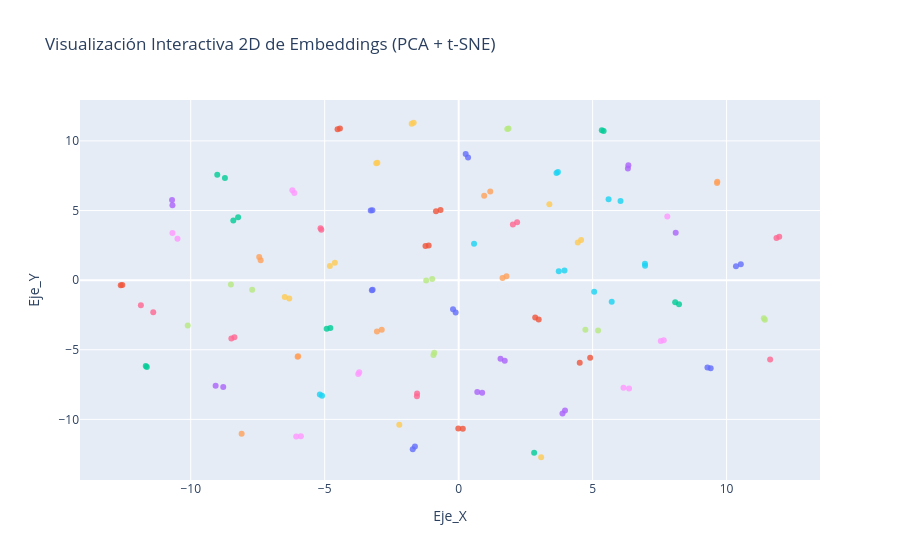

Write notebook code for a chart like this one.
### Code cell
#Hacemos PCA para bajar de 512 a 50 dimensiones 
pca = PCA(n_components=min(50, len(emb_val_ft))) 
emb_pca = pca.fit_transform(emb_val_ft)
#Aplicamos t-SNE para bajar de 50 a 2 dimensiones 
tsne = TSNE(n_components=2, random_state=42, perplexity=35)
emb_2d = tsne.fit_transform(emb_pca)
#Mapeamos cada vector a su nombre real para el cuadro de diálogo flotante
nombres_reales = [nombres_total[i] for i in y_val_ft]
#Creamos un DataFrame con 2 coordenadas
df = pd.DataFrame({
    'Eje_X': emb_2d[:, 0],
    'Eje_Y': emb_2d[:, 1],
    'Persona': nombres_reales
})
#Creamos el gráfico interactivo 2D
fig = px.scatter(
    df, x='Eje_X', y='Eje_Y', 
    color='Persona',    
    hover_name='Persona',    
    title="Visualización Interactiva 2D de Embeddings (PCA + t-SNE)"
)

fig.update_traces(marker=dict(size=6, opacity=0.8))
fig.update_layout(showlegend=False)
fig.show()

### Figure 1 — Plotly figure (JSON) as saved in the notebook; plotly's stock layout.template omitted (floating-point values rounded to 4 significant figures)
{"data": [{"hovertemplate": "<b>%{hovertext}</b><br><br>Persona=Saddam Hussein<br>Eje_X=%{x}<br>Eje_Y=%{y}<extra></extra>", "hovertext": ["Saddam Hussein", "Saddam Hussein"], "legendgroup": "Saddam Hussein", "marker": {"color": "#636efa", "opacity": 0.8, "size": 6, "symbol": "circle"}, "mode": "markers", "name": "Saddam Hussein", "orientation": "v", "showlegend": true, "type": "scatter", "x": [-1.714, -1.633], "xaxis": "x", "y": [-12.14, -11.94], "yaxis": "y"}, {"hovertemplate": "<b>%{hovertext}</b><br><br>Persona=Vicente Fox<br>Eje_X=%{x}<br>Eje_Y=%{y}<extra></extra>", "hovertext": ["Vicente Fox", "Vicente Fox"], "legendgroup": "Vicente Fox", "marker": {"color": "#EF553B", "opacity": 0.8, "size": 6, "symbol": "circle"}, "mode": "markers", "name": "Vicente Fox", "orientation": "v", "showlegend": true, "type": "scatter", "x": [-0.01349, 0.1555], "xaxis": "x", "y": [-10.66, -10.68], "yaxis": "y"}, {"hovertemplate": "<b>%{hovertext}</b><br><br>Persona=Lleyton Hewitt<br>Eje_X=%{x}<br>Eje_Y=%{y}<extra></extra>", "hovertext": ["Lleyton Hewitt", "Lleyton Hewitt"], "legendgroup": "Lleyton Hewitt", "marker": {"color": "#00cc96", "opacity": 0.8, "size": 6, "symbol": "circle"}, "mode": "markers", "name": "Lleyton Hewitt", "orientation": "v", "showlegend": true, "type": "scatter", "x": [-8.411, -8.232], "xaxis": "x", "y": [4.279, 4.52], "yaxis": "y"}, {"hovertemplate": "<b>%{hovertext}</b><br><br>Persona=Naomi Watts<br>Eje_X=%{x}<br>Eje_Y=%{y}<extra></extra>", "hovertext": ["Naomi Watts", "Naomi Watts"], "legendgroup": "Naomi Watts", "marker": {"color": "#ab63fa", "opacity": 0.8, "size": 6, "symbol": "circle"}, "mode": "markers", "name": "Naomi Watts", "orientation": "v", "showlegend": true, "type": "scatter", "x": [-8.788, -9.071], "xaxis": "x", "y": [-7.676, -7.584], "yaxis": "y"}, {"hovertemplate": "<b>%{hovertext}</b><br><br>Persona=Ricardo Lagos<br>Eje_X=%{x}<br>Eje_Y=%{y}<extra></extra>", "hovertext": ["Ricardo Lagos", "Ricardo Lagos"], "legendgroup": "Ricardo Lagos", "marker": {"color": "#FFA15A", "opacity": 0.8, "size": 6, "symbol": "circle"}, "mode": "markers", "name": "Ricardo Lagos", "orientation": "v", "showlegend": true, "type": "scatter", "x": [-3.05, -2.872], "xaxis": "x", "y": [-3.688, -3.562], "yaxis": "y"}, {"hovertemplate": "<b>%{hovertext}</b><br><br>Persona=Atal Bihari Vajpayee<br>Eje_X=%{x}<br>Eje_Y=%{y}<extra></extra>", "hovertext": ["Atal Bihari Vajpayee", "Atal Bihari Vajpayee"], "legendgroup": "Atal Bihari Vajpayee", "marker": {"color": "#19d3f3", "opacity": 0.8, "size": 6, "symbol": "circle"}, "mode": "markers", "name": "Atal Bihari Vajpayee", "orientation": "v", "showlegend": true, "type": "scatter", "x": [3.651, 3.705], "xaxis": "x", "y": [7.69, 7.762], "yaxis": "y"}, {"hovertemplate": "<b>%{hovertext}</b><br><br>Persona=Recep Tayyip Erdogan<br>Eje_X=%{x}<br>Eje_Y=%{y}<extra></extra>", "hovertext": ["Recep Tayyip Erdogan", "Recep Tayyip Erdogan"], "legendgroup": "Recep Tayyip Erdogan", "marker": {"color": "#FF6692", "opacity": 0.8, "size": 6, "symbol": "circle"}, "mode": "markers", "name": "Recep Tayyip Erdogan", "orientation": "v", "showlegend": true, "type": "scatter", "x": [-8.484, -8.37], "xaxis": "x", "y": [-4.183, -4.106], "yaxis": "y"}, {"hovertemplate": "<b>%{hovertext}</b><br><br>Persona=Jeremy Greenstock<br>Eje_X=%{x}<br>Eje_Y=%{y}<extra></extra>", "hovertext": ["Jeremy Greenstock", "Jeremy Greenstock"], "legendgroup": "Jeremy Greenstock", "marker": {"color": "#B6E880", "opacity": 0.8, "size": 6, "symbol": "circle"}, "mode": "markers", "name": "Jeremy Greenstock", "orientation": "v", "showlegend": true, "type": "scatter", "x": [5.204, 4.729], "xaxis": "x", "y": [-3.611, -3.563], "yaxis": "y"}, {"hovertemplate": "<b>%{hovertext}</b><br><br>Persona=George Robertson<br>Eje_X=%{x}<br>Eje_Y=%{y}<extra></extra>", "hovertext": ["George Robertson", "George Robertson"], "legendgroup": "George Robertson", "marker": {"color": "#FF97FF", "opacity": 0.8, "size": 6, "symbol": "circle"}, "mode": "markers", "name": "George Robertson", "orientation": "v", "showlegend": true, "type": "scatter", "x": [-5.889, -6.062], "xaxis": "x", "y": [-11.21, -11.24], "yaxis": "y"}, {"hovertemplate": "<b>%{hovertext}</b><br><br>Persona=Roh Moo-hyun<br>Eje_X=%{x}<br>Eje_Y=%{y}<extra></extra>", "hovertext": ["Roh Moo-hyun", "Roh Moo-hyun"], "legendgroup": "Roh Moo-hyun", "marker": {"color": "#FECB52", "opacity": 0.8, "size": 6, "symbol": "circle"}, "mode": "markers", "name": "Roh Moo-hyun", "orientation": "v", "showlegend": true, "type": "scatter", "x": [-1.68, -1.753], "xaxis": "x", "y": [11.31, 11.23], "yaxis": "y"}, {"hovertemplate": "<b>%{hovertext}</b><br><br>Persona=Michael Bloomberg<br>Eje_X=%{x}<br>Eje_Y=%{y}<extra></extra>", "hovertext": ["Michael Bloomberg", "Michael Bloomberg"], "legendgroup": "Michael Bloomberg", "marker": {"color": "#636efa", "opacity": 0.8, "size": 6, "symbol": "circle"}, "mode": "markers", "name": "Michael Bloomberg", "orientation": "v", "showlegend": true, "type": "scatter", "x": [-3.24, -3.211], "xaxis": "x", "y": [-0.7274, -0.6969], "yaxis": "y"}, {"hovertemplate": "<b>%{hovertext}</b><br><br>Persona=Junichiro Koizumi<br>Eje_X=%{x}<br>Eje_Y=%{y}<extra></extra>", "hovertext": ["Junichiro Koizumi", "Junichiro Koizumi"], "legendgroup": "Junichiro Koizumi", "marker": {"color": "#EF553B", "opacity": 0.8, "size": 6, "symbol": "circle"}, "mode": "markers", "name": "Junichiro Koizumi", "orientation": "v", "showlegend": true, "type": "scatter", "x": [-4.43, -4.52], "xaxis": "x", "y": [10.89, 10.84], "yaxis": "y"}, {"hovertemplate": "<b>%{hovertext}</b><br><br>Persona=Ariel Sharon<br>Eje_X=%{x}<br>Eje_Y=%{y}<extra></extra>", "hovertext": ["Ariel Sharon", "Ariel Sharon"], "legendgroup": "Ariel Sharon", "marker": {"color": "#00cc96", "opacity": 0.8, "size": 6, "symbol": "circle"}, "mode": "markers", "name": "Ariel Sharon", "orientation": "v", "showlegend": true, "type": "scatter", "x": [-4.789, -4.926], "xaxis": "x", "y": [-3.44, -3.497], "yaxis": "y"}, {"hovertemplate": "<b>%{hovertext}</b><br><br>Persona=Carlos Menem<br>Eje_X=%{x}<br>Eje_Y=%{y}<extra></extra>", "hovertext": ["Carlos Menem", "Carlos Menem"], "legendgroup": "Carlos Menem", "marker": {"color": "#ab63fa", "opacity": 0.8, "size": 6, "symbol": "circle"}, "mode": "markers", "name": "Carlos Menem", "orientation": "v", "showlegend": true, "type": "scatter", "x": [3.969, 3.876], "xaxis": "x", "y": [-9.357, -9.58], "yaxis": "y"}, {"hovertemplate": "<b>%{hovertext}</b><br><br>Persona=Colin Powell<br>Eje_X=%{x}<br>Eje_Y=%{y}<extra></extra>", "hovertext": ["Colin Powell", "Colin Powell"], "legendgroup": "Colin Powell", "marker": {"color": "#FFA15A", "opacity": 0.8, "size": 6, "symbol": "circle"}, "mode": "markers", "name": "Colin Powell", "orientation": "v", "showlegend": true, "type": "scatter", "x": [1.179, 0.9522], "xaxis": "x", "y": [6.363, 6.07], "yaxis": "y"}, {"hovertemplate": "<b>%{hovertext}</b><br><br>Persona=Hugo Chavez<br>Eje_X=%{x}<br>Eje_Y=%{y}<extra></extra>", "hovertext": ["Hugo Chavez", "Hugo Chavez"], "legendgroup": "Hugo Chavez", "marker": {"color": "#19d3f3", "opacity": 0.8, "size": 6, "symbol": "circle"}, "mode": "markers", "name": "Hugo Chavez", "orientation": "v", "showlegend": true, "type": "scatter", "x": [-5.182, -5.098], "xaxis": "x", "y": [-8.206, -8.31], "yaxis": "y"}, {"hovertemplate": "<b>%{hovertext}</b><br><br>Persona=Jack Straw<br>Eje_X=%{x}<br>Eje_Y=%{y}<extra></extra>", "hovertext": ["Jack Straw", "Jack Straw"], "legendgroup": "Jack Straw", "marker": {"color": "#FF6692", "opacity": 0.8, "size": 6, "symbol": "circle"}, "mode": "markers", "name": "Jack Straw", "orientation": "v", "showlegend": true, "type": "scatter", "x": [2.181, 2.023], "xaxis": "x", "y": [4.153, 4.0], "yaxis": "y"}, {"hovertemplate": "<b>%{hovertext}</b><br><br>Persona=Jose Maria Aznar<br>Eje_X=%{x}<br>Eje_Y=%{y}<extra></extra>", "hovertext": ["Jose Maria Aznar", "Jose Maria Aznar"], "legendgroup": "Jose Maria Aznar", "marker": {"color": "#B6E880", "opacity": 0.8, "size": 6, "symbol": "circle"}, "mode": "markers", "name": "Jose Maria Aznar", "orientation": "v", "showlegend": true, "type": "scatter", "x": [11.43, 11.39], "xaxis": "x", "y": [-2.847, -2.74], "yaxis": "y"}, {"hovertemplate": "<b>%{hovertext}</b><br><br>Persona=Tiger Woods<br>Eje_X=%{x}<br>Eje_Y=%{y}<extra></extra>", "hovertext": ["Tiger Woods", "Tiger Woods"], "legendgroup": "Tiger Woods", "marker": {"color": "#FF97FF", "opacity": 0.8, "size": 6, "symbol": "circle"}, "mode": "markers", "name": "Tiger Woods", "orientation": "v", "showlegend": true, "type": "scatter", "x": [-10.68, -10.49], "xaxis": "x", "y": [3.387, 2.971], "yaxis": "y"}, {"hovertemplate": "<b>%{hovertext}</b><br><br>Persona=Igor Ivanov<br>Eje_X=%{x}<br>Eje_Y=%{y}<extra></extra>", "hovertext": ["Igor Ivanov", "Igor Ivanov"], "legendgroup": "Igor Ivanov", "marker": {"color": "#FECB52", "opacity": 0.8, "size": 6, "symbol": "circle"}, "mode": "markers", "name": "Igor Ivanov", "orientation": "v", "showlegend": true, "type": "scatter", "x": [-6.322, -6.49], "xaxis": "x", "y": [-1.317, -1.21], "yaxis": "y"}, {"hovertemplate": "<b>%{hovertext}</b><br><br>Persona=Winona Ryder<br>Eje_X=%{x}<br>Eje_Y=%{y}<extra></extra>", "hovertext": ["Winona Ryder", "Winona Ryder"], "legendgroup": "Winona Ryder", "marker": {"color": "#636efa", "opacity": 0.8, "size": 6, "symbol": "circle"}, "mode": "markers", "name": "Winona Ryder", "orientation": "v", "showlegend": true, "type": "scatter", "x": [9.406, 9.285], "xaxis": "x", "y": [-6.326, -6.278], "yaxis": "y"}, {"hovertemplate": "<b>%{hovertext}</b><br><br>Persona=Jennifer Lopez<br>Eje_X=%{x}<br>Eje_Y=%{y}<extra></extra>", "hovertext": ["Jennifer Lopez", "Jennifer Lopez"], "legendgroup": "Jennifer Lopez", "marker": {"color": "#EF553B", "opacity": 0.8, "size": 6, "symbol": "circle"}, "mode": "markers", "name": "Jennifer Lopez", "orientation": "v", "showlegend": true, "type": "scatter", "x": [-12.61, -12.55], "xaxis": "x", "y": [-0.3724, -0.3425], "yaxis": "y"}, {"hovertemplate": "<b>%{hovertext}</b><br><br>Persona=Serena Williams<br>Eje_X=%{x}<br>Eje_Y=%{y}<extra></extra>", "hovertext": ["Serena Williams", "Serena Williams"], "legendgroup": "Serena Williams", "marker": {"color": "#00cc96", "opacity": 0.8, "size": 6, "symbol": "circle"}, "mode": "markers", "name": "Serena Williams", "orientation": "v", "showlegend": true, "type": "scatter", "x": [5.342, 5.411], "xaxis": "x", "y": [10.77, 10.7], "yaxis": "y"}, {"hovertemplate": "<b>%{hovertext}</b><br><br>Persona=Gerhard Schroeder<br>Eje_X=%{x}<br>Eje_Y=%{y}<extra></extra>", "hovertext": ["Gerhard Schroeder", "Gerhard Schroeder"], "legendgroup": "Gerhard Schroeder", "marker": {"color": "#ab63fa", "opacity": 0.8, "size": 6, "symbol": "circle"}, "mode": "markers", "name": "Gerhard Schroeder", "orientation": "v", "showlegend": true, "type": "scatter", "x": [1.719, 1.562], "xaxis": "x", "y": [-5.785, -5.652], "yaxis": "y"}, {"hovertemplate": "<b>%{hovertext}</b><br><br>Persona=Jennifer Capriati<br>Eje_X=%{x}<br>Eje_Y=%{y}<extra></extra>", "hovertext": ["Jennifer Capriati", "Jennifer Capriati"], "legendgroup": "Jennifer Capriati", "marker": {"color": "#FFA15A", "opacity": 0.8, "size": 6, "symbol": "circle"}, "mode": "markers", "name": "Jennifer Capriati", "orientation": "v", "showlegend": true, "type": "scatter", "x": [1.785, 1.637], "xaxis": "x", "y": [0.2727, 0.1467], "yaxis": "y"}, {"hovertemplate": "<b>%{hovertext}</b><br><br>Persona=Luiz Inacio Lula da Silva<br>Eje_X=%{x}<br>Eje_Y=%{y}<extra></extra>", "hovertext": ["Luiz Inacio Lula da Silva", "Luiz Inacio Lula da Silva"], "legendgroup": "Luiz Inacio Lula da Silva", "marker": {"color": "#19d3f3", "opacity": 0.8, "size": 6, "symbol": "circle"}, "mode": "markers", "name": "Luiz Inacio Lula da Silva", "orientation": "v", "showlegend": true, "type": "scatter", "x": [6.042, 5.595], "xaxis": "x", "y": [5.684, 5.803], "yaxis": "y"}, {"hovertemplate": "<b>%{hovertext}</b><br><br>Persona=Angelina Jolie<br>Eje_X=%{x}<br>Eje_Y=%{y}<extra></extra>", "hovertext": ["Angelina Jolie", "Angelina Jolie"], "legendgroup": "Angelina Jolie", "marker": {"color": "#FF6692", "opacity": 0.8, "size": 6, "symbol": "circle"}, "mode": "markers", "name": "Angelina Jolie", "orientation": "v", "showlegend": true, "type": "scatter", "x": [-11.4, -11.86], "xaxis": "x", "y": [-2.306, -1.801], "yaxis": "y"}, {"hovertemplate": "<b>%{hovertext}</b><br><br>Persona=Megawati Sukarnoputri<br>Eje_X=%{x}<br>Eje_Y=%{y}<extra></extra>", "hovertext": ["Megawati Sukarnoputri", "Megawati Sukarnoputri"], "legendgroup": "Megawati Sukarnoputri", "marker": {"color": "#B6E880", "opacity": 0.8, "size": 6, "symbol": "circle"}, "mode": "markers", "name": "Megawati Sukarnoputri", "orientation": "v", "showlegend": true, "type": "scatter", "x": [1.859, 1.813], "xaxis": "x", "y": [10.89, 10.85], "yaxis": "y"}, {"hovertemplate": "<b>%{hovertext}</b><br><br>Persona=Nestor Kirchner<br>Eje_X=%{x}<br>Eje_Y=%{y}<extra></extra>", "hovertext": ["Nestor Kirchner", "Nestor Kirchner"], "legendgroup": "Nestor Kirchner", "marker": {"color": "#FF97FF", "opacity": 0.8, "size": 6, "symbol": "circle"}, "mode": "markers", "name": "Nestor Kirchner", "orientation": "v", "showlegend": true, "type": "scatter", "x": [7.545, 7.655], "xaxis": "x", "y": [-4.363, -4.31], "yaxis": "y"}, {"hovertemplate": "<b>%{hovertext}</b><br><br>Persona=Mahmoud Abbas<br>Eje_X=%{x}<br>Eje_Y=%{y}<extra></extra>", "hovertext": ["Mahmoud Abbas", "Mahmoud Abbas"], "legendgroup": "Mahmoud Abbas", "marker": {"color": "#FECB52", "opacity": 0.8, "size": 6, "symbol": "circle"}, "mode": "markers", "name": "Mahmoud Abbas", "orientation": "v", "showlegend": true, "type": "scatter", "x": [-2.216, 3.385], "xaxis": "x", "y": [-10.4, 5.451], "yaxis": "y"}, {"hovertemplate": "<b>%{hovertext}</b><br><br>Persona=Hans Blix<br>Eje_X=%{x}<br>Eje_Y=%{y}<extra></extra>", "hovertext": ["Hans Blix", "Hans Blix"], "legendgroup": "Hans Blix", "marker": {"color": "#636efa", "opacity": 0.8, "size": 6, "symbol": "circle"}, "mode": "markers", "name": "Hans Blix", "orientation": "v", "showlegend": true, "type": "scatter", "x": [-0.1122, -0.2109], "xaxis": "x", "y": [-2.318, -2.087], "yaxis": "y"}, {"hovertemplate": "<b>%{hovertext}</b><br><br>Persona=Gray Davis<br>Eje_X=%{x}<br>Eje_Y=%{y}<extra></extra>", "hovertext": ["Gray Davis", "Gray Davis"], "legendgroup": "Gray Davis", "marker": {"color": "#EF553B", "opacity": 0.8, "size": 6, "symbol": "circle"}, "mode": "markers", "name": "Gray Davis", "orientation": "v", "showlegend": true, "type": "scatter", "x": [-1.12, -1.238], "xaxis": "x", "y": [2.491, 2.462], "yaxis": "y"}, {"hovertemplate": "<b>%{hovertext}</b><br><br>Persona=Jennifer Aniston<br>Eje_X=%{x}<br>Eje_Y=%{y}<extra></extra>", "hovertext": ["Jennifer Aniston", "Jennifer Aniston"], "legendgroup": "Jennifer Aniston", "marker": {"color": "#00cc96", "opacity": 0.8, "size": 6, "symbol": "circle"}, "mode": "markers", "name": "Jennifer Aniston", "orientation": "v", "showlegend": true, "type": "scatter", "x": [-11.64, -11.68], "xaxis": "x", "y": [-6.241, -6.175], "yaxis": "y"}, {"hovertemplate": "<b>%{hovertext}</b><br><br>Persona=George W Bush<br>Eje_X=%{x}<br>Eje_Y=%{y}<extra></extra>", "hovertext": ["George W Bush", "George W Bush"], "legendgroup": "George W Bush", "marker": {"color": "#ab63fa", "opacity": 0.8, "size": 6, "symbol": "circle"}, "mode": "markers", "name": "George W Bush", "orientation": "v", "showlegend": true, "type": "scatter", "x": [0.8771, 0.6942], "xaxis": "x", "y": [-8.09, -8.038], "yaxis": "y"}, {"hovertemplate": "<b>%{hovertext}</b><br><br>Persona=John Negroponte<br>Eje_X=%{x}<br>Eje_Y=%{y}<extra></extra>", "hovertext": ["John Negroponte", "John Negroponte"], "legendgroup": "John Negroponte", "marker": {"color": "#FFA15A", "opacity": 0.8, "size": 6, "symbol": "circle"}, "mode": "markers", "name": "John Negroponte", "orientation": "v", "showlegend": true, "type": "scatter", "x": [-5.993, -6.011], "xaxis": "x", "y": [-5.46, -5.496], "yaxis": "y"}, {"hovertemplate": "<b>%{hovertext}</b><br><br>Persona=Lindsay Davenport<br>Eje_X=%{x}<br>Eje_Y=%{y}<extra></extra>", "hovertext": ["Lindsay Davenport", "Lindsay Davenport"], "legendgroup": "Lindsay Davenport", "marker": {"color": "#19d3f3", "opacity": 0.8, "size": 6, "symbol": "circle"}, "mode": "markers", "name": "Lindsay Davenport", "orientation": "v", "showlegend": true, "type": "scatter", "x": [3.95, 3.737], "xaxis": "x", "y": [0.6955, 0.6472], "yaxis": "y"}, {"hovertemplate": "<b>%{hovertext}</b><br><br>Persona=Andre Agassi<br>Eje_X=%{x}<br>Eje_Y=%{y}<extra></extra>", "hovertext": ["Andre Agassi", "Andre Agassi"], "legendgroup": "Andre Agassi", "marker": {"color": "#FF6692", "opacity": 0.8, "size": 6, "symbol": "circle"}, "mode": "markers", "name": "Andre Agassi", "orientation": "v", "showlegend": true, "type": "scatter", "x": [11.86, 11.97], "xaxis": "x", "y": [3.026, 3.121], "yaxis": "y"}, {"hovertemplate": "<b>%{hovertext}</b><br><br>Persona=Alvaro Uribe<br>Eje_X=%{x}<br>Eje_Y=%{y}<extra></extra>", "hovertext": ["Alvaro Uribe", "Alvaro Uribe"], "legendgroup": "Alvaro Uribe", "marker": {"color": "#B6E880", "opacity": 0.8, "size": 6, "symbol": "circle"}, "mode": "markers", "name": "Alvaro Uribe", "orientation": "v", "showlegend": true, "type": "scatter", "x": [-8.501, -7.708], "xaxis": "x", "y": [-0.3206, -0.6887], "yaxis": "y"}, {"hovertemplate": "<b>%{hovertext}</b><br><br>Persona=Jean Chretien<br>Eje_X=%{x}<br>Eje_Y=%{y}<extra></extra>", "hovertext": ["Jean Chretien", "Jean Chretien"], "legendgroup": "Jean Chretien", "marker": {"color": "#FF97FF", "opacity": 0.8, "size": 6, "symbol": "circle"}, "mode": "markers", "name": "Jean Chretien", "orientation": "v", "showlegend": true, "type": "scatter", "x": [6.359, 6.152], "xaxis": "x", "y": [-7.779, -7.731], "yaxis": "y"}, {"hovertemplate": "<b>%{hovertext}</b><br><br>Persona=Amelie Mauresmo<br>Eje_X=%{x}<br>Eje_Y=%{y}<extra></extra>", "hovertext": ["Amelie Mauresmo", "Amelie Mauresmo"], "legendgroup": "Amelie Mauresmo", "marker": {"color": "#FECB52", "opacity": 0.8, "size": 6, "symbol": "circle"}, "mode": "markers", "name": "Amelie Mauresmo", "orientation": "v", "showlegend": true, "type": "scatter", "x": [4.447, 4.571], "xaxis": "x", "y": [2.702, 2.893], "yaxis": "y"}, {"hovertemplate": "<b>%{hovertext}</b><br><br>Persona=Jiang Zemin<br>Eje_X=%{x}<br>Eje_Y=%{y}<extra></extra>", "hovertext": ["Jiang Zemin", "Jiang Zemin"], "legendgroup": "Jiang Zemin", "marker": {"color": "#636efa", "opacity": 0.8, "size": 6, "symbol": "circle"}, "mode": "markers", "name": "Jiang Zemin", "orientation": "v", "showlegend": true, "type": "scatter", "x": [0.263, 0.3508], "xaxis": "x", "y": [9.067, 8.814], "yaxis": "y"}, {"hovertemplate": "<b>%{hovertext}</b><br><br>Persona=Tom Ridge<br>Eje_X=%{x}<br>Eje_Y=%{y}<extra></extra>", "hovertext": ["Tom Ridge", "Tom Ridge"], "legendgroup": "Tom Ridge", "marker": {"color": "#EF553B", "opacity": 0.8, "size": 6, "symbol": "circle"}, "mode": "markers", "name": "Tom Ridge", "orientation": "v", "showlegend": true, "type": "scatter", "x": [2.857, 2.986], "xaxis": "x", "y": [-2.689, -2.832], "yaxis": "y"}, {"hovertemplate": "<b>%{hovertext}</b><br><br>Persona=Juan Carlos Ferrero<br>Eje_X=%{x}<br>Eje_Y=%{y}<extra></extra>", "hovertext": ["Juan Carlos Ferrero", "Juan Carlos Ferrero"], "legendgroup": "Juan Carlos Ferrero", "marker": {"color": "#00cc96", "opacity": 0.8, "size": 6, "symbol": "circle"}, "mode": "markers", "name": "Juan Carlos Ferrero", "orientation": "v", "showlegend": true, "type": "scatter", "x": [-8.724, -9.01], "xaxis": "x", "y": [7.343, 7.57], "yaxis": "y"}, {"hovertemplate": "<b>%{hovertext}</b><br><br>Persona=Kofi Annan<br>Eje_X=%{x}<br>Eje_Y=%{y}<extra></extra>", "hovertext": ["Kofi Annan", "Kofi Annan"], "legendgroup": "Kofi Annan", "marker": {"color": "#ab63fa", "opacity": 0.8, "size": 6, "symbol": "circle"}, "mode": "markers", "name": "Kofi Annan", "orientation": "v", "showlegend": true, "type": "scatter", "x": [6.316, 6.334], "xaxis": "x", "y": [8.02, 8.251], "yaxis": "y"}, {"hovertemplate": "<b>%{hovertext}</b><br><br>Persona=Vladimir Putin<br>Eje_X=%{x}<br>Eje_Y=%{y}<extra></extra>", "hovertext": ["Vladimir Putin", "Vladimir Putin"], "legendgroup": "Vladimir Putin", "marker": {"color": "#FFA15A", "opacity": 0.8, "size": 6, "symbol": "circle"}, "mode": "markers", "name": "Vladimir Putin", "orientation": "v", "showlegend": true, "type": "scatter", "x": [-7.39, -7.445], "xaxis": "x", "y": [1.424, 1.66], "yaxis": "y"}, {"hovertemplate": "<b>%{hovertext}</b><br><br>Persona=Gloria Macapagal Arroyo<br>Eje_X=%{x}<br>Eje_Y=%{y}<extra></extra>", "hovertext": ["Gloria Macapagal Arroyo", "Gloria Macapagal Arroyo"], "legendgroup": "Gloria Macapagal Arroyo", "marker": {"color": "#19d3f3", "opacity": 0.8, "size": 6, "symbol": "circle"}, "mode": "markers", "name": "Gloria Macapagal Arroyo", "orientation": "v", "showlegend": true, "type": "scatter", "x": [6.956, 6.953], "xaxis": "x", "y": [1.034, 1.183], "yaxis": "y"}, {"hovertemplate": "<b>%{hovertext}</b><br><br>Persona=Donald Rumsfeld<br>Eje_X=%{x}<br>Eje_Y=%{y}<extra></extra>", "hovertext": ["Donald Rumsfeld", "Donald Rumsfeld"], "legendgroup": "Donald Rumsfeld", "marker": {"color": "#FF6692", "opacity": 0.8, "size": 6, "symbol": "circle"}, "mode": "markers", "name": "Donald Rumsfeld", "orientation": "v", "showlegend": true, "type": "scatter", "x": [-5.126, -5.157], "xaxis": "x", "y": [3.614, 3.731], "yaxis": "y"}, {"hovertemplate": "<b>%{hovertext}</b><br><br>Persona=Tony Blair<br>Eje_X=%{x}<br>Eje_Y=%{y}<extra></extra>", "hovertext": ["Tony Blair", "Tony Blair"], "legendgroup": "Tony Blair", "marker": {"color": "#B6E880", "opacity": 0.8, "size": 6, "symbol": "circle"}, "mode": "markers", "name": "Tony Blair", "orientation": "v", "showlegend": true, "type": "scatter", "x": [-0.9879, -1.213], "xaxis": "x", "y": [0.08691, -0.02606], "yaxis": "y"}, {"hovertemplate": "<b>%{hovertext}</b><br><br>Persona=David Beckham<br>Eje_X=%{x}<br>Eje_Y=%{y}<extra></extra>", "hovertext": ["David Beckham", "David Beckham"], "legendgroup": "David Beckham", "marker": {"color": "#FF97FF", "opacity": 0.8, "size": 6, "symbol": "circle"}, "mode": "markers", "name": "David Beckham", "orientation": "v", "showlegend": true, "type": "scatter", "x": [-6.207, -6.132], "xaxis": "x", "y": [6.454, 6.269], "yaxis": "y"}, {"hovertemplate": "<b>%{hovertext}</b><br><br>Persona=Silvio Berlusconi<br>Eje_X=%{x}<br>Eje_Y=%{y}<extra></extra>", "hovertext": ["Silvio Berlusconi", "Silvio Berlusconi"], "legendgroup": "Silvio Berlusconi", "marker": {"color": "#FECB52", "opacity": 0.8, "size": 6, "symbol": "circle"}, "mode": "markers", "name": "Silvio Berlusconi", "orientation": "v", "showlegend": true, "type": "scatter", "x": [-4.807, -4.62], "xaxis": "x", "y": [1.01, 1.251], "yaxis": "y"}, {"hovertemplate": "<b>%{hovertext}</b><br><br>Persona=Hamid Karzai<br>Eje_X=%{x}<br>Eje_Y=%{y}<extra></extra>", "hovertext": ["Hamid Karzai", "Hamid Karzai"], "legendgroup": "Hamid Karzai", "marker": {"color": "#636efa", "opacity": 0.8, "size": 6, "symbol": "circle"}, "mode": "markers", "name": "Hamid Karzai", "orientation": "v", "showlegend": true, "type": "scatter", "x": [10.53, 10.35], "xaxis": "x", "y": [1.148, 1.006], "yaxis": "y"}, {"hovertemplate": "<b>%{hovertext}</b><br><br>Persona=Bill Clinton<br>Eje_X=%{x}<br>Eje_Y=%{y}<extra></extra>", "hovertext": ["Bill Clinton", "Bill Clinton"], "legendgroup": "Bill Clinton", "marker": {"color": "#EF553B", "opacity": 0.8, "size": 6, "symbol": "circle"}, "mode": "markers", "name": "Bill Clinton", "orientation": "v", "showlegend": true, "type": "scatter", "x": [-0.6782, -0.8462], "xaxis": "x", "y": [5.043, 4.943], "yaxis": "y"}, {"hovertemplate": "<b>%{hovertext}</b><br><br>Persona=Rudolph Giuliani<br>Eje_X=%{x}<br>Eje_Y=%{y}<extra></extra>", "hovertext": ["Rudolph Giuliani", "Rudolph Giuliani"], "legendgroup": "Rudolph Giuliani", "marker": {"color": "#00cc96", "opacity": 0.8, "size": 6, "symbol": "circle"}, "mode": "markers", "name": "Rudolph Giuliani", "orientation": "v", "showlegend": true, "type": "scatter", "x": [8.081, 8.224], "xaxis": "x", "y": [-1.585, -1.736], "yaxis": "y"}, {"hovertemplate": "<b>%{hovertext}</b><br><br>Persona=Guillermo Coria<br>Eje_X=%{x}<br>Eje_Y=%{y}<extra></extra>", "hovertext": ["Guillermo Coria", "Guillermo Coria"], "legendgroup": "Guillermo Coria", "marker": {"color": "#ab63fa", "opacity": 0.8, "size": 6, "symbol": "circle"}, "mode": "markers", "name": "Guillermo Coria", "orientation": "v", "showlegend": true, "type": "scatter", "x": [-10.7, -10.68], "xaxis": "x", "y": [5.759, 5.375], "yaxis": "y"}, {"hovertemplate": "<b>%{hovertext}</b><br><br>Persona=Pete Sampras<br>Eje_X=%{x}<br>Eje_Y=%{y}<extra></extra>", "hovertext": ["Pete Sampras", "Pete Sampras"], "legendgroup": "Pete Sampras", "marker": {"color": "#FFA15A", "opacity": 0.8, "size": 6, "symbol": "circle"}, "mode": "markers", "name": "Pete Sampras", "orientation": "v", "showlegend": true, "type": "scatter", "x": [9.645, 9.653], "xaxis": "x", "y": [6.978, 7.069], "yaxis": "y"}, {"hovertemplate": "<b>%{hovertext}</b><br><br>Persona=Arnold Schwarzenegger<br>Eje_X=%{x}<br>Eje_Y=%{y}<extra></extra>", "hovertext": ["Arnold Schwarzenegger", "Arnold Schwarzenegger"], "legendgroup": "Arnold Schwarzenegger", "marker": {"color": "#19d3f3", "opacity": 0.8, "size": 6, "symbol": "circle"}, "mode": "markers", "name": "Arnold Schwarzenegger", "orientation": "v", "showlegend": true, "type": "scatter", "x": [5.712, 5.058], "xaxis": "x", "y": [-1.543, -0.8389], "yaxis": "y"}, {"hovertemplate": "<b>%{hovertext}</b><br><br>Persona=Paul Bremer<br>Eje_X=%{x}<br>Eje_Y=%{y}<extra></extra>", "hovertext": ["Paul Bremer", "Paul Bremer"], "legendgroup": "Paul Bremer", "marker": {"color": "#FF6692", "opacity": 0.8, "size": 6, "symbol": "circle"}, "mode": "markers", "name": "Paul Bremer", "orientation": "v", "showlegend": true, "type": "scatter", "x": [-1.558, -1.552], "xaxis": "x", "y": [-8.334, -8.146], "yaxis": "y"}, {"hovertemplate": "<b>%{hovertext}</b><br><br>Persona=John Ashcroft<br>Eje_X=%{x}<br>Eje_Y=%{y}<extra></extra>", "hovertext": ["John Ashcroft", "John Ashcroft"], "legendgroup": "John Ashcroft", "marker": {"color": "#B6E880", "opacity": 0.8, "size": 6, "symbol": "circle"}, "mode": "markers", "name": "John Ashcroft", "orientation": "v", "showlegend": true, "type": "scatter", "x": [-0.9413, -0.9098], "xaxis": "x", "y": [-5.381, -5.219], "yaxis": "y"}, {"hovertemplate": "<b>%{hovertext}</b><br><br>Persona=Alejandro Toledo<br>Eje_X=%{x}<br>Eje_Y=%{y}<extra></extra>", "hovertext": ["Alejandro Toledo", "Alejandro Toledo"], "legendgroup": "Alejandro Toledo", "marker": {"color": "#FF97FF", "opacity": 0.8, "size": 6, "symbol": "circle"}, "mode": "markers", "name": "Alejandro Toledo", "orientation": "v", "showlegend": true, "type": "scatter", "x": [-3.747, -3.712], "xaxis": "x", "y": [-6.748, -6.612], "yaxis": "y"}, {"hovertemplate": "<b>%{hovertext}</b><br><br>Persona=Laura Bush<br>Eje_X=%{x}<br>Eje_Y=%{y}<extra></extra>", "hovertext": ["Laura Bush", "Laura Bush"], "legendgroup": "Laura Bush", "marker": {"color": "#FECB52", "opacity": 0.8, "size": 6, "symbol": "circle"}, "mode": "markers", "name": "Laura Bush", "orientation": "v", "showlegend": true, "type": "scatter", "x": [-3.034, -3.076], "xaxis": "x", "y": [8.426, 8.403], "yaxis": "y"}, {"hovertemplate": "<b>%{hovertext}</b><br><br>Persona=Tom Daschle<br>Eje_X=%{x}<br>Eje_Y=%{y}<extra></extra>", "hovertext": ["Tom Daschle", "Tom Daschle"], "legendgroup": "Tom Daschle", "marker": {"color": "#636efa", "opacity": 0.8, "size": 6, "symbol": "circle"}, "mode": "markers", "name": "Tom Daschle", "orientation": "v", "showlegend": true, "type": "scatter", "x": [-3.22, -3.282], "xaxis": "x", "y": [5.024, 5.003], "yaxis": "y"}, {"hovertemplate": "<b>%{hovertext}</b><br><br>Persona=Jacques Chirac<br>Eje_X=%{x}<br>Eje_Y=%{y}<extra></extra>", "hovertext": ["Jacques Chirac", "Jacques Chirac"], "legendgroup": "Jacques Chirac", "marker": {"color": "#EF553B", "opacity": 0.8, "size": 6, "symbol": "circle"}, "mode": "markers", "name": "Jacques Chirac", "orientation": "v", "showlegend": true, "type": "scatter", "x": [4.519, 4.908], "xaxis": "x", "y": [-5.925, -5.57], "yaxis": "y"}, {"hovertemplate": "<b>%{hovertext}</b><br><br>Persona=Matt Leblanc<br>Eje_X=%{x}<br>Eje_Y=%{y}<extra></extra>", "hovertext": ["Matt Leblanc"], "legendgroup": "Matt Leblanc", "marker": {"color": "#00cc96", "opacity": 0.8, "size": 6, "symbol": "circle"}, "mode": "markers", "name": "Matt Leblanc", "orientation": "v", "showlegend": true, "type": "scatter", "x": [2.817], "xaxis": "x", "y": [-12.4], "yaxis": "y"}, {"hovertemplate": "<b>%{hovertext}</b><br><br>Persona=Paul Rudd<br>Eje_X=%{x}<br>Eje_Y=%{y}<extra></extra>", "hovertext": ["Paul Rudd"], "legendgroup": "Paul Rudd", "marker": {"color": "#ab63fa", "opacity": 0.8, "size": 6, "symbol": "circle"}, "mode": "markers", "name": "Paul Rudd", "orientation": "v", "showlegend": true, "type": "scatter", "x": [8.101], "xaxis": "x", "y": [3.399], "yaxis": "y"}, {"hovertemplate": "<b>%{hovertext}</b><br><br>Persona=Courtney Cox<br>Eje_X=%{x}<br>Eje_Y=%{y}<extra></extra>", "hovertext": ["Courtney Cox"], "legendgroup": "Courtney Cox", "marker": {"color": "#FFA15A", "opacity": 0.8, "size": 6, "symbol": "circle"}, "mode": "markers", "name": "Courtney Cox", "orientation": "v", "showlegend": true, "type": "scatter", "x": [-8.1], "xaxis": "x", "y": [-11.04], "yaxis": "y"}, {"hovertemplate": "<b>%{hovertext}</b><br><br>Persona=David Schwimmer<br>Eje_X=%{x}<br>Eje_Y=%{y}<extra></extra>", "hovertext": ["David Schwimmer"], "legendgroup": "David Schwimmer", "marker": {"color": "#19d3f3", "opacity": 0.8, "size": 6, "symbol": "circle"}, "mode": "markers", "name": "David Schwimmer", "orientation": "v", "showlegend": true, "type": "scatter", "x": [0.5739], "xaxis": "x", "y": [2.606], "yaxis": "y"}, {"hovertemplate": "<b>%{hovertext}</b><br><br>Persona=Henry Cavill<br>Eje_X=%{x}<br>Eje_Y=%{y}<extra></extra>", "hovertext": ["Henry Cavill"], "legendgroup": "Henry Cavill", "marker": {"color": "#FF6692", "opacity": 0.8, "size": 6, "symbol": "circle"}, "mode": "markers", "name": "Henry Cavill", "orientation": "v", "showlegend": true, "type": "scatter", "x": [11.62], "xaxis": "x", "y": [-5.692], "yaxis": "y"}, {"hovertemplate": "<b>%{hovertext}</b><br><br>Persona=Lisa Kudrow<br>Eje_X=%{x}<br>Eje_Y=%{y}<extra></extra>", "hovertext": ["Lisa Kudrow"], "legendgroup": "Lisa Kudrow", "marker": {"color": "#B6E880", "opacity": 0.8, "size": 6, "symbol": "circle"}, "mode": "markers", "name": "Lisa Kudrow", "orientation": "v", "showlegend": true, "type": "scatter", "x": [-10.11], "xaxis": "x", "y": [-3.261], "yaxis": "y"}, {"hovertemplate": "<b>%{hovertext}</b><br><br>Persona=Jason Momoa<br>Eje_X=%{x}<br>Eje_Y=%{y}<extra></extra>", "hovertext": ["Jason Momoa"], "legendgroup": "Jason Momoa", "marker": {"color": "#FF97FF", "opacity": 0.8, "size": 6, "symbol": "circle"}, "mode": "markers", "name": "Jason Momoa", "orientation": "v", "showlegend": true, "type": "scatter", "x": [7.787], "xaxis": "x", "y": [4.568], "yaxis": "y"}, {"hovertemplate": "<b>%{hovertext}</b><br><br>Persona=Matthew Perry<br>Eje_X=%{x}<br>Eje_Y=%{y}<extra></extra>", "hovertext": ["Matthew Perry"], "legendgroup": "Matthew Perry", "marker": {"color": "#FECB52", "opacity": 0.8, "size": 6, "symbol": "circle"}, "mode": "markers", "name": "Matthew Perry", "orientation": "v", "showlegend": true, "type": "scatter", "x": [3.078], "xaxis": "x", "y": [-12.72], "yaxis": "y"}], "layout": {"legend": {"title": {"text": "Persona"}, "tracegroupgap": 0}, "showlegend": false, "title": {"text": "Visualización Interactiva 2D de Embeddings (PCA + t-SNE)"}, "xaxis": {"anchor": "y", "domain": [0, 1], "title": {"text": "Eje_X"}}, "yaxis": {"anchor": "x", "domain": [0, 1], "title": {"text": "Eje_Y"}}}}
